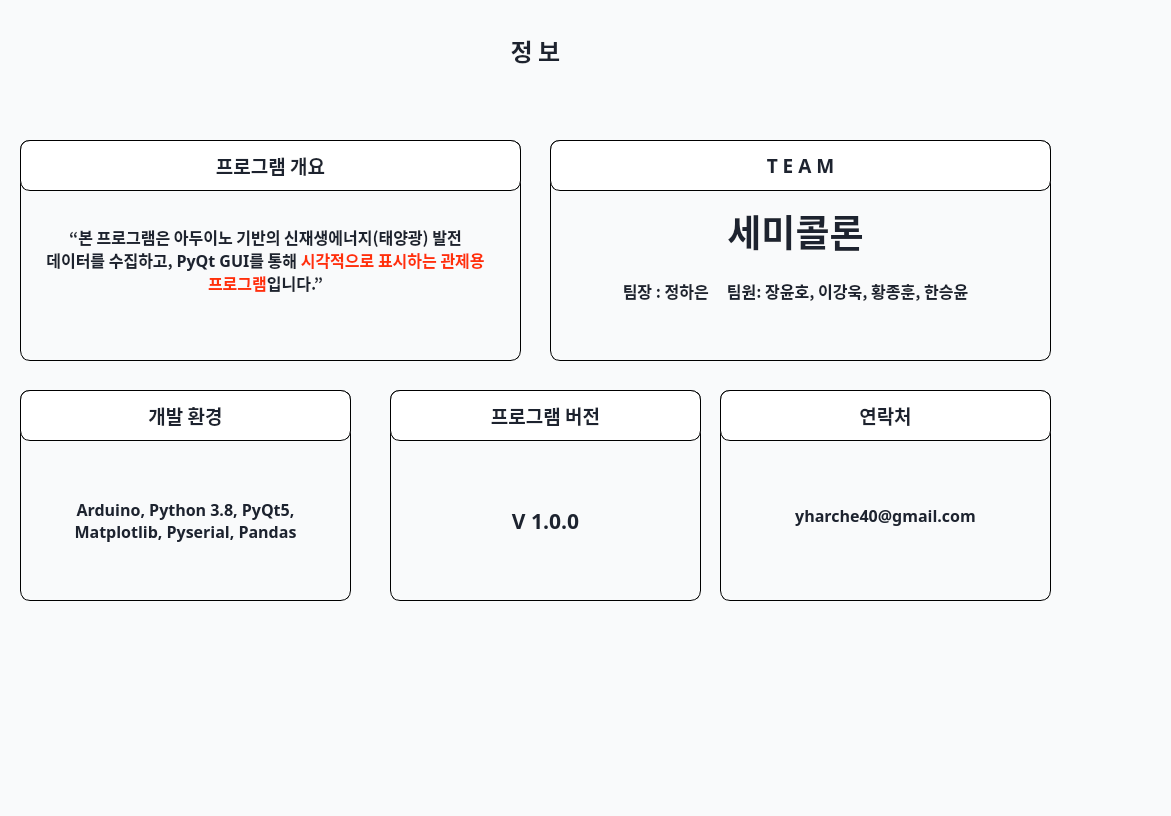
<?xml version="1.0" encoding="UTF-8"?>
<ui version="4.0">
 <class>inforpage</class>
 <widget class="QWidget" name="inforpage">
  <property name="geometry">
   <rect>
    <x>0</x>
    <y>0</y>
    <width>1171</width>
    <height>816</height>
   </rect>
  </property>
  <property name="windowTitle">
   <string>Dialog</string>
  </property>
  <property name="styleSheet">
   <string notr="true">background-color : #F9FAFB;</string>
  </property>
  <widget class="QFrame" name="frame">
   <property name="geometry">
    <rect>
     <x>-50</x>
     <y>10</y>
     <width>1174</width>
     <height>801</height>
    </rect>
   </property>
   <property name="styleSheet">
    <string notr="true">  background-color : #F9FAFB;
   color: #1d232f;
   border-radius: 8px;
   font-family: &quot;Noto Sans KR&quot;;
   font-weight: 700;          /* Bold 고정 */</string>
   </property>
   <property name="frameShape">
    <enum>QFrame::StyledPanel</enum>
   </property>
   <property name="frameShadow">
    <enum>QFrame::Raised</enum>
   </property>
   <widget class="QWidget" name="verticalLayoutWidget_2">
    <property name="geometry">
     <rect>
      <x>0</x>
      <y>0</y>
      <width>1171</width>
      <height>80</height>
     </rect>
    </property>
    <layout class="QVBoxLayout" name="verticalLayout_2">
     <item>
      <widget class="QLabel" name="label">
       <property name="font">
        <font>
         <family>Noto Sans KR</family>
         <pointsize>18</pointsize>
         <weight>87</weight>
         <bold>true</bold>
        </font>
       </property>
       <property name="styleSheet">
        <string notr="true">background-color : #F9FAFB;</string>
       </property>
       <property name="text">
        <string>정 보</string>
       </property>
       <property name="alignment">
        <set>Qt::AlignCenter</set>
       </property>
      </widget>
     </item>
    </layout>
   </widget>
   <widget class="QFrame" name="frame_2">
    <property name="geometry">
     <rect>
      <x>70</x>
      <y>130</y>
      <width>501</width>
      <height>221</height>
     </rect>
    </property>
    <property name="styleSheet">
     <string notr="true">border:1px solid black;
border-radius:10px;</string>
    </property>
    <property name="frameShape">
     <enum>QFrame::StyledPanel</enum>
    </property>
    <property name="frameShadow">
     <enum>QFrame::Raised</enum>
    </property>
    <widget class="QLabel" name="label_2">
     <property name="geometry">
      <rect>
       <x>0</x>
       <y>0</y>
       <width>501</width>
       <height>51</height>
      </rect>
     </property>
     <property name="font">
      <font>
       <family>Noto Sans KR</family>
       <pointsize>14</pointsize>
       <weight>87</weight>
       <bold>true</bold>
      </font>
     </property>
     <property name="styleSheet">
      <string notr="true">background: #ffffff;</string>
     </property>
     <property name="text">
      <string>프로그램 개요</string>
     </property>
     <property name="alignment">
      <set>Qt::AlignCenter</set>
     </property>
    </widget>
    <widget class="QLabel" name="label_8">
     <property name="geometry">
      <rect>
       <x>20</x>
       <y>70</y>
       <width>451</width>
       <height>101</height>
      </rect>
     </property>
     <property name="font">
      <font>
       <family>Noto Sans KR</family>
       <pointsize>12</pointsize>
       <weight>87</weight>
       <bold>true</bold>
      </font>
     </property>
     <property name="styleSheet">
      <string notr="true">border: none;</string>
     </property>
     <property name="text">
      <string>&lt;html&gt;&lt;head/&gt;&lt;body&gt;&lt;p&gt;“본 프로그램은 아두이노 기반의 신재생에너지(태양광) 발전 데이터를 수집하고, PyQt GUI를 통해 &lt;span style=&quot; color:#ff3108;&quot;&gt;시각적으로 표시하는 관제용 프로그램&lt;/span&gt;입니다.”&lt;/p&gt;&lt;/body&gt;&lt;/html&gt;</string>
     </property>
     <property name="alignment">
      <set>Qt::AlignCenter</set>
     </property>
     <property name="wordWrap">
      <bool>true</bool>
     </property>
    </widget>
   </widget>
   <widget class="QFrame" name="frame_3">
    <property name="geometry">
     <rect>
      <x>70</x>
      <y>380</y>
      <width>331</width>
      <height>211</height>
     </rect>
    </property>
    <property name="styleSheet">
     <string notr="true">border:1px solid black;
border-radius:10px;</string>
    </property>
    <property name="frameShape">
     <enum>QFrame::StyledPanel</enum>
    </property>
    <property name="frameShadow">
     <enum>QFrame::Raised</enum>
    </property>
    <widget class="QLabel" name="label_5">
     <property name="geometry">
      <rect>
       <x>0</x>
       <y>0</y>
       <width>331</width>
       <height>51</height>
      </rect>
     </property>
     <property name="font">
      <font>
       <family>Noto Sans KR</family>
       <pointsize>14</pointsize>
       <weight>87</weight>
       <bold>true</bold>
      </font>
     </property>
     <property name="styleSheet">
      <string notr="true">background: #ffffff;</string>
     </property>
     <property name="text">
      <string>개발 환경</string>
     </property>
     <property name="alignment">
      <set>Qt::AlignCenter</set>
     </property>
    </widget>
    <widget class="QLabel" name="label_10">
     <property name="geometry">
      <rect>
       <x>20</x>
       <y>80</y>
       <width>291</width>
       <height>101</height>
      </rect>
     </property>
     <property name="font">
      <font>
       <family>Noto Sans KR</family>
       <pointsize>12</pointsize>
       <weight>87</weight>
       <bold>true</bold>
      </font>
     </property>
     <property name="styleSheet">
      <string notr="true">border: none;</string>
     </property>
     <property name="text">
      <string>Arduino, Python 3.8, PyQt5, Matplotlib, Pyserial, Pandas</string>
     </property>
     <property name="alignment">
      <set>Qt::AlignCenter</set>
     </property>
     <property name="wordWrap">
      <bool>true</bool>
     </property>
    </widget>
   </widget>
   <widget class="QFrame" name="frame_4">
    <property name="geometry">
     <rect>
      <x>600</x>
      <y>130</y>
      <width>501</width>
      <height>221</height>
     </rect>
    </property>
    <property name="styleSheet">
     <string notr="true">border:1px solid black;
border-radius:10px;</string>
    </property>
    <property name="frameShape">
     <enum>QFrame::StyledPanel</enum>
    </property>
    <property name="frameShadow">
     <enum>QFrame::Raised</enum>
    </property>
    <widget class="QLabel" name="label_3">
     <property name="geometry">
      <rect>
       <x>0</x>
       <y>0</y>
       <width>501</width>
       <height>51</height>
      </rect>
     </property>
     <property name="font">
      <font>
       <family>Noto Sans KR</family>
       <pointsize>14</pointsize>
       <weight>87</weight>
       <bold>true</bold>
      </font>
     </property>
     <property name="styleSheet">
      <string notr="true">background: #ffffff;</string>
     </property>
     <property name="text">
      <string>T E A M</string>
     </property>
     <property name="alignment">
      <set>Qt::AlignCenter</set>
     </property>
    </widget>
    <widget class="QLabel" name="label_9">
     <property name="geometry">
      <rect>
       <x>20</x>
       <y>70</y>
       <width>451</width>
       <height>41</height>
      </rect>
     </property>
     <property name="font">
      <font>
       <family>Noto Sans KR</family>
       <pointsize>28</pointsize>
       <weight>87</weight>
       <bold>true</bold>
      </font>
     </property>
     <property name="styleSheet">
      <string notr="true">border: none;  </string>
     </property>
     <property name="text">
      <string>세미콜론</string>
     </property>
     <property name="alignment">
      <set>Qt::AlignCenter</set>
     </property>
     <property name="wordWrap">
      <bool>true</bool>
     </property>
    </widget>
    <widget class="QLabel" name="label_13">
     <property name="geometry">
      <rect>
       <x>20</x>
       <y>120</y>
       <width>451</width>
       <height>61</height>
      </rect>
     </property>
     <property name="font">
      <font>
       <family>Noto Sans KR</family>
       <pointsize>12</pointsize>
       <weight>87</weight>
       <bold>true</bold>
      </font>
     </property>
     <property name="styleSheet">
      <string notr="true">border: none;</string>
     </property>
     <property name="text">
      <string>팀장 : 정하은     팀원: 장윤호, 이강욱, 황종훈, 한승윤</string>
     </property>
     <property name="alignment">
      <set>Qt::AlignCenter</set>
     </property>
     <property name="wordWrap">
      <bool>true</bool>
     </property>
    </widget>
   </widget>
   <widget class="QFrame" name="frame_5">
    <property name="geometry">
     <rect>
      <x>440</x>
      <y>380</y>
      <width>311</width>
      <height>211</height>
     </rect>
    </property>
    <property name="styleSheet">
     <string notr="true">border:1px solid black;
border-radius:10px;</string>
    </property>
    <property name="frameShape">
     <enum>QFrame::StyledPanel</enum>
    </property>
    <property name="frameShadow">
     <enum>QFrame::Raised</enum>
    </property>
    <widget class="QLabel" name="label_6">
     <property name="geometry">
      <rect>
       <x>0</x>
       <y>0</y>
       <width>311</width>
       <height>51</height>
      </rect>
     </property>
     <property name="font">
      <font>
       <family>Noto Sans KR</family>
       <pointsize>14</pointsize>
       <weight>87</weight>
       <bold>true</bold>
      </font>
     </property>
     <property name="styleSheet">
      <string notr="true">background: #ffffff;</string>
     </property>
     <property name="text">
      <string>프로그램 버전</string>
     </property>
     <property name="alignment">
      <set>Qt::AlignCenter</set>
     </property>
    </widget>
    <widget class="QLabel" name="label_11">
     <property name="geometry">
      <rect>
       <x>10</x>
       <y>70</y>
       <width>291</width>
       <height>121</height>
      </rect>
     </property>
     <property name="font">
      <font>
       <family>Noto Sans KR</family>
       <pointsize>16</pointsize>
       <weight>87</weight>
       <bold>true</bold>
      </font>
     </property>
     <property name="styleSheet">
      <string notr="true">border: none;</string>
     </property>
     <property name="text">
      <string>V 1.0.0</string>
     </property>
     <property name="alignment">
      <set>Qt::AlignCenter</set>
     </property>
     <property name="wordWrap">
      <bool>true</bool>
     </property>
    </widget>
   </widget>
   <widget class="QFrame" name="frame_6">
    <property name="geometry">
     <rect>
      <x>770</x>
      <y>380</y>
      <width>331</width>
      <height>211</height>
     </rect>
    </property>
    <property name="styleSheet">
     <string notr="true">border:1px solid black;
border-radius:10px;</string>
    </property>
    <property name="frameShape">
     <enum>QFrame::StyledPanel</enum>
    </property>
    <property name="frameShadow">
     <enum>QFrame::Raised</enum>
    </property>
    <widget class="QLabel" name="label_7">
     <property name="geometry">
      <rect>
       <x>0</x>
       <y>0</y>
       <width>331</width>
       <height>51</height>
      </rect>
     </property>
     <property name="font">
      <font>
       <family>Noto Sans KR</family>
       <pointsize>14</pointsize>
       <weight>87</weight>
       <bold>true</bold>
      </font>
     </property>
     <property name="styleSheet">
      <string notr="true">background: #ffffff;</string>
     </property>
     <property name="text">
      <string>연락처</string>
     </property>
     <property name="alignment">
      <set>Qt::AlignCenter</set>
     </property>
    </widget>
    <widget class="QLabel" name="label_12">
     <property name="geometry">
      <rect>
       <x>20</x>
       <y>60</y>
       <width>291</width>
       <height>131</height>
      </rect>
     </property>
     <property name="font">
      <font>
       <family>Noto Sans KR</family>
       <pointsize>12</pointsize>
       <weight>87</weight>
       <bold>true</bold>
      </font>
     </property>
     <property name="styleSheet">
      <string notr="true">border: none;</string>
     </property>
     <property name="text">
      <string>yharche40@gmail.com</string>
     </property>
     <property name="alignment">
      <set>Qt::AlignCenter</set>
     </property>
     <property name="wordWrap">
      <bool>true</bool>
     </property>
    </widget>
   </widget>
  </widget>
 </widget>
 <resources/>
 <connections/>
</ui>
